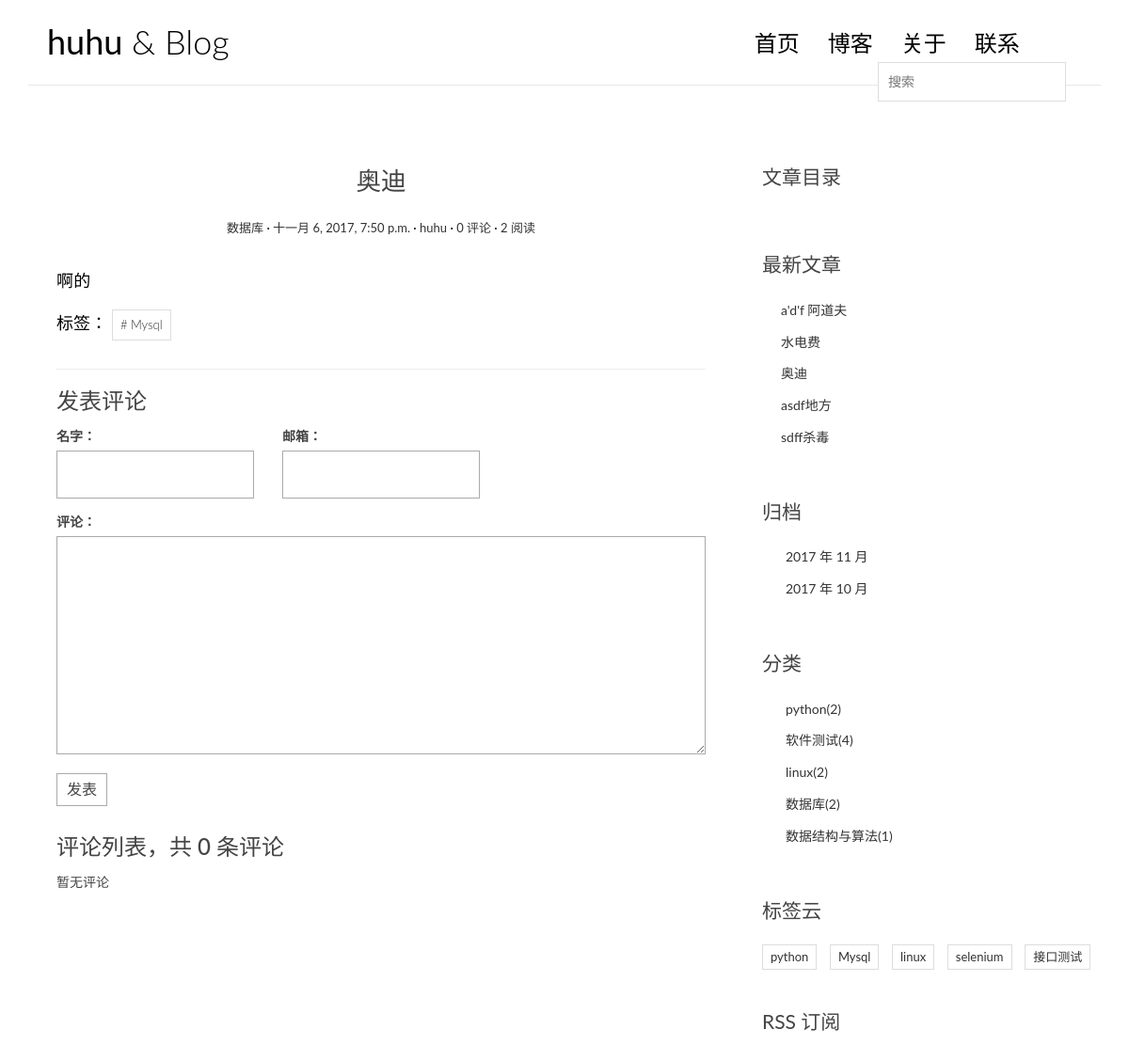
The app's page /post/14/ with its own data.
### blog/models.py (models this page shows, shortened)
@python_2_unicode_compatible
class Post(models.Model):
    title = models.CharField(max_length=70)
    body = models.TextField()
    created_time = models.DateTimeField()
    modified_time = models.DateTimeField()
    excerpt = models.CharField(max_length=200, blank=True)
    category = models.ForeignKey(Category)
    tags = models.ManyToManyField(Tag, blank=True)
    author = models.ForeignKey(User)
    views = models.PositiveIntegerField(default=0)
    class Meta:
        ordering = ['-created_time', 'title']
    def increase_views(self):
        self.views += 1
        self.save(update_fields=['views'])
    def save(self, *args, **kwargs):
        if not self.excerpt:
            md = markdown.Markdown(extensions=[
                'markdown.extensions.extra',
                'markdown.extensions.codehilite',
            ])
            self.excerpt = strip_tags(md.convert(self.body))[:90]
        super(Post, self).save(*args, **kwargs)

@python_2_unicode_compatible
class Category(models.Model):
    name = models.CharField(max_length=100)

@python_2_unicode_compatible
class Tag(models.Model):
    name = models.CharField(max_length=100)

### blog/views.py (the view)
# urls.py: url(r'^post/(?P<pk>[0-9]+)/$', views.PostDetailView.as_view(), name='detail'),
class PostDetailView(DetailView):
    model = Post
    template_name = 'blog/detail.html'
    context_object_name = 'post'
    def get(self, request, *args, **kwargs):
        response = super(PostDetailView, self).get(request, *args, **kwargs)
        self.object.increase_views()
        return response
    def get_object(self, queryset=None):
        post = super(PostDetailView, self).get_object(queryset=None)
        md = markdown.Markdown(extensions=[
            'markdown.extensions.extra',
            'markdown.extensions.toc',
            'markdown.extensions.codehilite',
            TocExtension(slugify=slugify)
        ])
        post.body = md.convert(post.body)
        post.toc = md.toc
        return post
    def get_context_data(self, **kwargs):
        context = super(PostDetailView, self).get_context_data(**kwargs)
        form = CommentForm()
        comment_list = self.object.comment_set.all()
        context.update({
            'form': form,
            'comment_list': comment_list
        })
        return context

### comments/forms.py
class CommentForm(forms.ModelForm):
    class Meta:
        model = Comment
        fields = ['name', 'email', 'text']

### blog/templatetags/blog_tags.py (called while the page is built)
@register.simple_tag
def get_recent_posts(num=5):
    return Post.objects.all().order_by('-created_time')[:num]

@register.simple_tag
def archives():
    return Post.objects.dates('created_time', 'month', 'DESC')

@register.simple_tag
def get_categories():
    return Category.objects.annotate(num_posts=Count('post')).filter(num_posts__gt=0)

@register.simple_tag
def get_tags():
    return Tag.objects.annotate(num_posts=Count('post')).filter(num_posts__gt=0)

### templates/blog/detail.html (shortened to what this page needs)
{% extends 'base.html' %}
{% block main %}
    <article class="post post-{{ post.pk }}">
        <header class="entry-header">
            <h1 class="entry-title">{{ post.title }}</h1>
            <div class="entry-meta">
                <span class="post-category"><a href="{% url 'blog:category' post.category.pk %}">{{ post.category.name }}</a></span>
                <span class="post-date"><a href="#"><time class="entry-date"
                                                          datetime="{{ post.created_time }}">{{ post.created_time }}</time></a></span>
                <span class="post-author"><a href="#">{{ post.author }}</a></span>
                <span class="comments-link"><a href="{% url 'comments:post_comment' post.pk %}">{{ post.comment_set.count }} 评论</a></span>
                <span class="views-count"><a href="#">{{ post.views }} 阅读</a></span>
            </div>
        </header>
        <div class="entry-content clearfix">
            {{ post.body|safe }}
            <div class="widget-tag-cloud">
                <ul>
                    标签：
                    {% for tag in post.tags.all %}
                        <li><a href="{% url 'blog:tag' tag.pk %}"># {{ tag.name }}</a></li>
                    {% endfor %}
                </ul>
            </div>
        </div>
    </article>
    <section class="comment-area" id="comment-area">
        <hr>
        <h3>发表评论</h3>
        <form action="{% url 'comments:post_comment' post.pk %}" method="post" class="comment-form">
            <div class="row">
                <div class="col-md-4">
                    <label for="{{ form.name.id_for_label }}">名字：</label>
                    {{ form.name }}
                </div>
                <div class="col-md-4">
                    <label for="{{ form.email.id_for_label }}">邮箱：</label>
                    {{ form.email }}
                </div>
                <div class="col-md-12">
                    <label for="{{ form.text.id_for_label }}">评论：</label>
                    {{ form.text }}
                    <button type="submit" class="comment-btn">发表</button>
                </div>
            </div>
        </form>
        <div class="comment-list-panel">
            <h3>评论列表，共 <span>{{ post.comment_set.count }}</span> 条评论</h3>
            <ul class="comment-list list-unstyled">
                {% for comment in comment_list %}
                    <li class="comment-item">
                        <span class="nickname">{{ comment.name }}</span>
                        <time class="submit-date">{{ comment.created_time }}</time>
                        <div class="text">
                            {{ comment.text }}
                        </div>
                    </li>
                {% empty %}
                    暂无评论
                {% endfor %}
            </ul>
        </div>
    </section>
{% endblock main %}
{% block toc %}
    <div class="widget widget-content">
        <h3 class="widget-title">文章目录</h3>
    </div>
{% endblock toc %}

### templates/base.html (shortened to what this page needs)
{% load staticfiles %}
{% load blog_tags %}
<!DOCTYPE html>
<html>
<head>
    <link rel="stylesheet" href="{% static 'blog/css/bootstrap.min.css' %}">
    <link rel="stylesheet" href="{% static 'blog/css/pace.css' %}">
    <link rel="stylesheet" href="{% static 'blog/css/custom.css' %}">
    <link rel="stylesheet" href="{% static 'blog/css/highlights/github.css' %}">
</head>
<body>
<div class="container">
    <header id="site-header">
        <div class="row">
            <div class="col-md-4 col-sm-5 col-xs-8">
                <div class="logo">
                    <h1><a href="{% url 'blog:index' %}"><b>huhu</b> & Blog</a></h1>
                </div>
            </div>
            <div class="col-md-8 col-sm-7 col-xs-4">
                <nav class="main-nav" role="navigation">
                    <div class="collapse navbar-collapse" id="bs-example-navbar-collapse-1">
                        <ul class="nav navbar-nav navbar-right">
                            <li class="cl-effect-11"><a href="{% url 'blog:index' %}" data-hover="首页">首页</a></li>
                            <li class="cl-effect-11"><a href="full-width.html" data-hover="博客">博客</a></li>
                            <li class="cl-effect-11"><a href="about.html" data-hover="关于">关于</a></li>
                            <li class="cl-effect-11"><a href="contact.html" data-hover="联系">联系</a></li>
                        </ul>
                    </div>
                </nav>
                    <div id="header-search-box">
                    <div id="search-form" class="search-form">
                        <form role="search" method="get" id="searchform" action="{% url 'haystack_search' %}">
                            <input type="search" name="q" placeholder="搜索" required>
                        </form>
                    </div>
                </div>
            </div>
        </div>
    </header>
</div>
<div class="content-body">
    <div class="container">
        <div class="row">
            <main class="col-md-8">
                {% block main %}
                {% endblock main %}
            </main>
            <aside class="col-md-4">
                {% block toc %}
                {% endblock toc %}
                <div class="widget widget-recent-posts">
                    <h3 class="widget-title">最新文章</h3>
                    {% get_recent_posts as recent_post_list %}
                    <ul>
                        {% for post in recent_post_list %}
                        <li>
                            <a href="{{ post.get_absulote_url }}">{{ post.title }}</a>
                        </li>
                        {% empty %}
                        暂无文章
                        {% endfor %}
                    </ul>
                </div>
                <div class="widget widget-archives">
                    <h3 class="widget-title">归档</h3>
                    {% archives as date_list %}
                    <ul>
                        {% for date in date_list %}
                        <li>
                            <a href="{% url 'blog:archives' date.year date.month %}">{{ date.year }}
                                    年 {{ date.month }} 月</a>
                        </li>
                        {% empty %}
                        暂无归档
                        {% endfor %}
                    </ul>
                </div>
                <div class="widget widget-category">
                    <h3 class="widget-title">分类</h3>
                    {% get_categories as category_list %}
                    <ul>
                        {% for category in category_list %}
                        <li>
                            <a href="{% url 'blog:category' category.pk %}">{{ category.name }}<span class="post-count">({{ category.num_posts }})</span></a>
                        </li>
                        {% empty %}
                        暂无分类
                        {% endfor %}
                    </ul>
                </div>
                <div class="widget widget-tag-cloud">
                    <h3 class="widget-title">标签云</h3>
                    {% get_tags as tag_list %}
                    <ul>
                        {% for tag in tag_list %}
                        <li>
                            <a href="{% url 'blog:tag' tag.pk %}">{{ tag.name }}</a>
                        </li>
                        {% empty %}
                        暂无标签
                        {% endfor %}
                    </ul>
                </div>
                <div class="rss">
                    <a href="{% url 'rss' %}"> RSS 订阅</a>
                </div>
            </aside>
        </div>
    </div>
</div>
</body>
</html>

### blog/static/blog/css/custom.css (style rules this page uses)
* { outline: none; }
h1, h2, h3, h4, h5, h6 { margin-top: 0; }
b { font-weight: 400; }
a { color: #333; }
body { color: #444; font-family: 'Lato', sans-serif; }
p { font-family: 'Ubuntu', sans-serif; font-weight: 400; word-spacing: 1px; letter-spacing: 0.01em; }
#site-header { background-color: #FFF; padding: 25px 20px; margin-bottom: 40px; border-bottom: 1px solid #e7e7e7; }
.logo h1 a { color: #000; }
.logo h1 { margin: 0; font-family: 'Lato', sans-serif; font-weight: 300; }
.main-nav { margin-top: 11px; max-width: 95%; }
.main-nav a { color: #000000 !important; padding: 0 0 5px 0 !important; margin-right: 30px; font-family: 'Lato', sans-serif; font-weight: 300; font-size: 24px; }
.cl-effect-11 a { padding: 10px 0; color: #0972b4; text-shadow: none; }
.cl-effect-11 a::before { position: absolute; top: 0; left: 0; overflow: hidden; padding: 0 0 5px 0 !important; max-width: 0; border-bottom: 1px solid #000; color: #000; content: attr(data-hover); white-space: nowrap; -webkit-transition: max-width 0.5s; -moz-transition: max-width 0.5s; transition: max-width 0.5s; }
.content-body { padding-bottom: 4em; }
.post { background: #fff; padding: 30px 30px 0; }
.entry-title { text-align: center; font-size: 1.9em; margin-bottom: 20px; line-height: 1.6; padding: 10px 20px 0; }
.entry-meta { text-align: center; color: #DDDDDD; font-size: 13px; margin-bottom: 30px; }
.entry-content { font-size: 18px; line-height: 1.9; font-weight: 300; color: #000; }
.post-category::after, .post-date::after, .post-author::after, .comments-link::after { content: ' ·'; color: #000; }
.widget { background: #fff; padding: 30px 0 0; }
.widget-title { font-size: 1.5em; margin-bottom: 20px; line-height: 1.6; padding: 10px 0 0; font-weight: 400; }
.widget-recent-posts ul { padding: 0; margin: 0; padding-left: 20px; }
.widget-recent-posts ul li { list-style-type: none; position: relative; line-height: 170%; margin-bottom: 10px; }
.widget-recent-posts ul li::before { content: '\f3d3'; font-family: "Ionicons"; position: absolute; left: -17px; top: 3px; font-size: 16px; color: #000; }
.widget-archives ul { padding: 0; margin: 0; padding-left: 25px; }
.widget-archives ul li { list-style-type: none; position: relative; line-height: 170%; margin-bottom: 10px; }
.widget-archives ul li::before { content: '\f3f3'; font-family: "Ionicons"; position: absolute; left: -25px; top: 1px; font-size: 16px; color: #000; }
.widget-category ul { padding: 0; margin: 0; padding-left: 25px; }
.widget-category ul li { list-style-type: none; position: relative; line-height: 170%; margin-bottom: 10px; }
.widget-category ul li::before { content: '\f3fe'; font-family: "Ionicons"; position: absolute; left: -25px; top: 1px; font-size: 18px; color: #000; }
.widget-tag-cloud ul { padding: 0; margin: 0; margin-right: -10px; }
.widget-tag-cloud ul li { list-style-type: none; font-size: 13px; display: inline-block; margin-right: 10px; margin-bottom: 10px; padding: 3px 8px; border: 1px solid #ddd; }
.rss { font-size: 21px; margin-top: 30px; }
.rss a { color: #444; }
#header-search-box { position: absolute; right: 38px; top: 8px; }
.search-form { width: 25%; position: absolute; min-width: 200px; right: -6px; top: 33px; }
#searchform { position: relative; border: 1px solid #ddd; min-height: 42px; }
#searchform input[type=search] { width: 100%; border: none; position: absolute; left: 0; padding: 10px 30px 10px 10px; z-index: 99; }
.contact-form input, .comment-form input { border: 1px solid #aaa; margin-bottom: 15px; width: 100%; padding: 15px 15px; font-size: 16px; line-height: 100%; transition: 0.4s border-color linear; }
.contact-form textarea, .comment-form textarea { border: 1px solid #aaa; margin-bottom: 15px; width: 100%; padding: 15px 15px; font-size: 16px; line-height: 20px !important; min-height: 183px; transition: 0.4s border-color linear; }
.comment-area { padding: 0 30px 0; }
.comment-form { margin-top: 15px; }
.comment-form .comment-btn { background-color: #fff; border: 1px solid #aaa; font-size: 16px; padding: 5px 10px; }
.comment-list-panel { margin-top: 30px; }
.comment-list { margin-top: 15px; }

### records on screen
Post: title "奥迪", category.name "数据库", created_time "十一月 6, 2017, 7:50 p.m.", author "huhu", comment_set.count "0", views "2", body "啊的"
Tag: name "Mysql"
Post: title "a'd'f 阿道夫"
Post: title "水电费"
Post: title "asdf地方"
Post: title "sdff杀毒"
Category: name "python", num_posts "2"
Category: name "软件测试", num_posts "4"
Category: name "linux", num_posts "2"
Category: name "数据库", num_posts "2"
Category: name "数据结构与算法", num_posts "1"
Tag: name "python"
Tag: name "linux"
Tag: name "selenium"
Tag: name "接口测试"

### other values on screen
{{ date.year }} "2017" "2017"
{{ date.month }} "11" "10"
